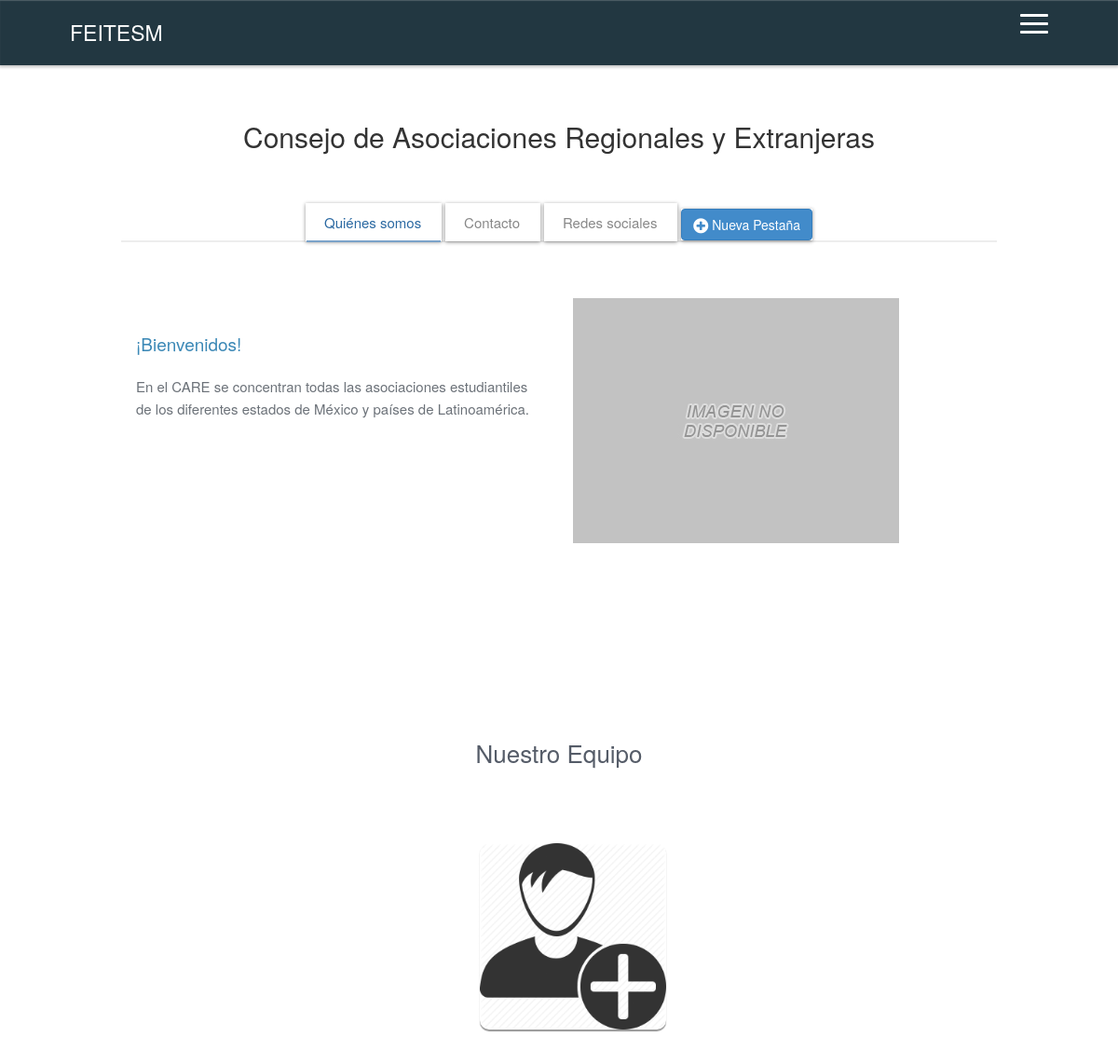
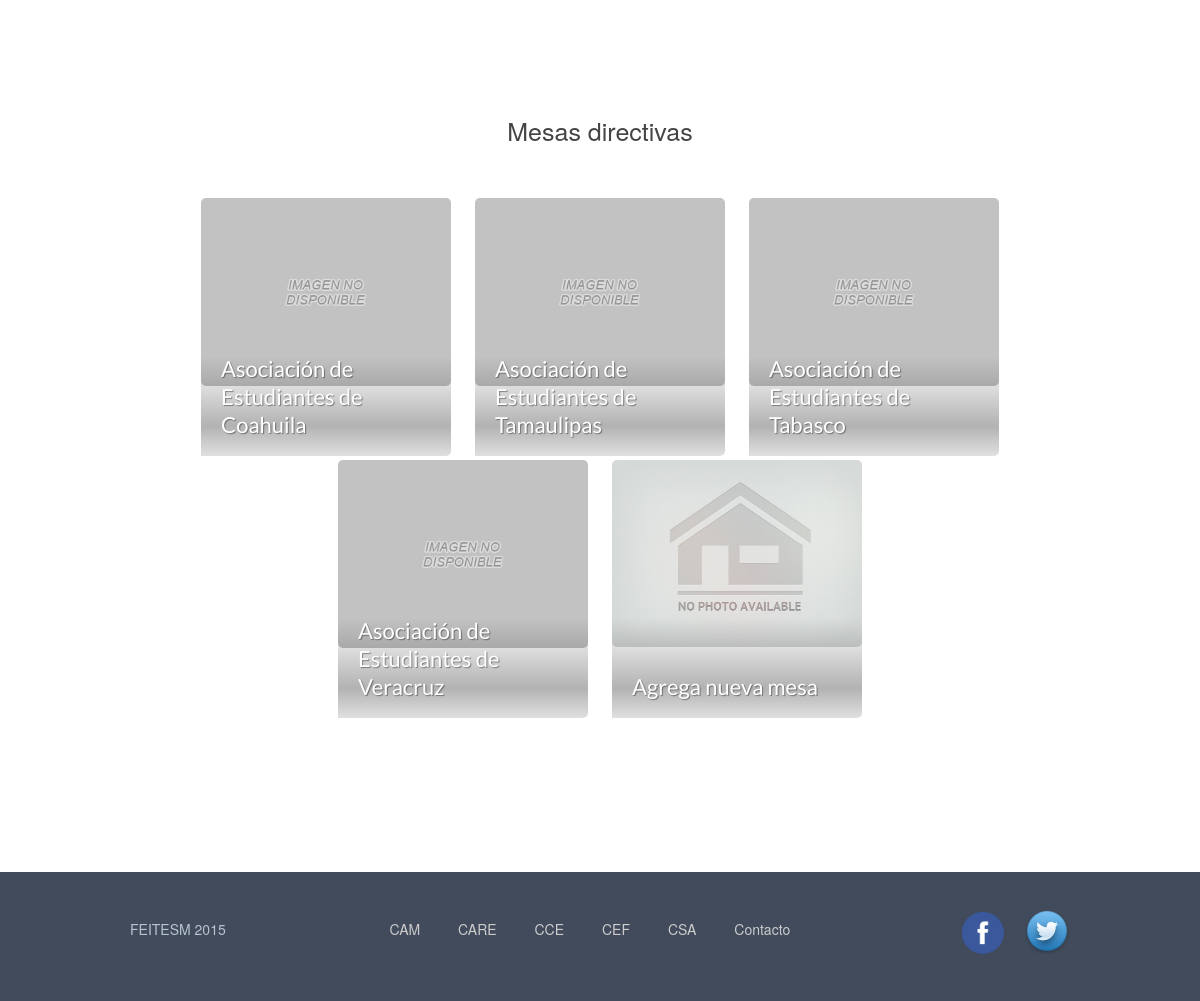
/CARE/care.php, run on the app's committed database (2 pictures, top to bottom).
### tables this page shows
CREATE TABLE IF NOT EXISTS `organizacion` (
  `id_org` int(11) NOT NULL AUTO_INCREMENT,
  `siglas` varchar(30) NOT NULL,
  `nombre` varchar(100) NOT NULL,
  `descripcion` varchar(600) NOT NULL,
  `email_contacto` varchar(50) DEFAULT NULL,
  `logo_url` varchar(255) NOT NULL DEFAULT 'images\\organizaciones\\default.jpg',
  `facebook` varchar(255) DEFAULT NULL,
  `twitter` varchar(255) DEFAULT NULL,
  `instagram` varchar(255) DEFAULT NULL,
  `id_org_padre` int(11) DEFAULT NULL,
  PRIMARY KEY (`id_org`),
  UNIQUE KEY `siglas` (`siglas`)
);

CREATE TABLE IF NOT EXISTS `informacion` (
  `id_inf` int(11) NOT NULL AUTO_INCREMENT,
  `id_org` int(11) NOT NULL,
  `tabla_titulo` varchar(60) NOT NULL DEFAULT 'Nueva Tab',
  `titulo` varchar(50) DEFAULT 'Titulo',
  `contenido` varchar(1200) DEFAULT 'Contenido',
  `img_url` varchar(255) DEFAULT '/feitesm-website/images/default.jpg',
  `contacto` tinyint(1) NOT NULL,
  `redes` tinyint(1) NOT NULL,
  PRIMARY KEY (`id_inf`),
  KEY `org_deletion` (`id_org`)
);

### classes/Database.php (called while the page is built, shortened)
<?php
class Database
{
	protected $mysqli;
	public function __construct()
	{
		$server = 'localhost';
		$user = 'root';
		$password = '';
		$databaseName = 'feitesm_website_db';
		$this->mysqli = new mysqli($server,$user,$password,$databaseName);
		mysqli_set_charset($this->mysqli,"utf8");
	}
	public function query($sql)
	{
		$sql2 = str_replace("\\","/",$sql);
		return $this->mysqli->query($sql2);
	}
	public function select($what,$from,$where)
	{
		$sql = "
			SELECT {$what}
			FROM {$from}
			WHERE {$where}
		";
		return $this->query($sql);
	}
}

### classes/Resources_Manager.php (called while the page is built, shortened)
<?php
class Resources_Manager
{
	protected $db;
	public function __construct(Database $db = null){
		$this->db = $db;
	}
	public function getOrgID($orgSign)
	{
		$what = "id_org";
		$from = "organizacion";
		$where = "siglas = '{$orgSign}'";
		$return = $this->db->select($what,$from,$where);
		if ($return) {
			$return = $return->fetch_assoc();
			return $return["id_org"];
		}
		return null;
	}
	public function getTabsInfo($orgSign)
	{
		$id_org = $this->getOrgID($orgSign);
		$what = "*";
		$from = "informacion";
		$where = "id_org = '{$id_org}'";
		return $this->db->select($what,$from,$where);
	}
	public function getStaffInfo($orgSign)
	{
		$id_org = $this->getOrgID($orgSign);
		$what = "*";
		$from = "integrantes";
		$where = "id_org = '{$id_org}'";
		return $this->db->select($what,$from,$where);
	}
	public function getOrgInfo($orgSign){
		$id_org = $this->getOrgID($orgSign);
		$what = "*";
		$from = "organizacion";
		$where = "id_org = '{$id_org}'";
		return $this->db->select($what,$from,$where)->fetch_assoc();
	}
	public function getOrgChilds($orgSign){
		$id_org = $this->getOrgID($orgSign);
		$what = "*";
		$from = "organizacion";
		$where = "id_org_padre = '{$id_org}'";
		return $this->db->select($what,$from,$where);
	}
}
?>

### classes/Google_Auth.php (called while the page is built, shortened)
<?php
class Google_Auth
{
	public function __construct(Database $db = null, Google_Client $googleClient = null)
	{
		$this->client = $googleClient;
	}
	public function isLoggedIn()
	{
		return true;
	}
}

### CARE/care.php (the view, shortened to what this page needs)
<?php
	$db = new Database;
	$googleClient = new Google_Client();
	$auth = new Google_Auth($db,$googleClient);
	$client = new Resources_Manager(new Database);
	$orgSign = "care";
	$thisOrg = $client->getOrgInfo($orgSign);
?>
<!DOCTYPE html>
<html>
<head>
	<link rel="stylesheet" type="text/css" href="../css/compiled/theme.css">
	<link rel="stylesheet" type="text/css" href="../css/vendor/font-awesome.css">
	<link rel="stylesheet" type="text/css" href="../css/vendor/animate.css">
	<link rel="stylesheet" type="text/css" href="../css/app.css">
</head>
<body id="features" >
	<div class="st-container">
		<?php include (__ROOT__.'/nav.php'); ?>
		<div class="st-pusher">
			<div class="st-content">
				<header class="navbar navbar-inverse normal" role="banner">
					<?php include (__ROOT__.'/header.php'); ?>
				</header>
				<div id="tabs">
					<div class="container">
						<div class="row header">
							<h2><?= $thisOrg['nombre'] ?></h2>
						</div>
						<?php
							$tabsInfo = $client->getTabsInfo($orgSign);
							if($tabsInfo->num_rows > 0 || $auth->isLoggedIn()) :
						?>
						<div class="row">
							<div class="col-md-12 tabs-wrapper">
								<ul class="nav nav-tabs">
									<?php
										while($row = $tabsInfo->fetch_assoc()):
									?>
									<li>
										<a class="tab_element" href="#Tab-<?=$row["id_inf"]?>" data-toggle="tab"> <?=$row["tabla_titulo"]?></a>
									</li>
									<?php
										endwhile;
										if($auth->isLoggedIn()):
									?>
									<li id="newTabButton">
											<button class="btn btn-large btn-primary" onclick="agregarTab()">
												<i class="fa fa-plus-circle fa-lg fa-align-center"></i>
												Nueva Pestaña
											</button>
										</li>
									<?php endif; ?>
								</ul>
								<div class="tab-content">
									<?php
										$tabsInfo = $client->getTabsInfo($orgSign);
										while($row = $tabsInfo->fetch_assoc()):
											if($row['contacto'] == 1):
									?>
									<div class="tab-pane fade" id="Tab-<?=$row["id_inf"]?>">
										<div class="col-md-12 message">
											<div id="contact-us">
												<div id="info-contact">
													<form role="form" id="contact-form" method="post" action="../php/secure_email_code.php">
														<div hidden>
															<p class="contacto">1</p>
															<p class="redes">0</p>
														</div>
														<div class="form-group">
															<label for="name">Nombre</label>
															<input type="text" name="name" class="form-control" id="name" />
															<input type="hidden" name= "to" id="to" value="<?= $thisOrg['email_contacto']?>"/>
															<input type="hidden" name= "pathRedireccion" id="to" value="/CARE/care.php"/>
														</div>
														<div class="form-group">
															<label for="email">Correo electr&oacute;nico</label>
															<input type="email" name="email" class="form-control" id="email" />
														</div>
														<div class="form-group">
															<label for="subject">Asunto</label>
															<input type="text" name="subject" class="form-control" id="subject" />
														</div>
														<div class="form-group">
															<label for="message">Tu mensaje</label>
															<textarea name="message" class="form-control" id="message" rows="6"></textarea>
														</div>
														<div class="submit">
															<input type="submit" class="button button-small" value="Enviar" />
														</div>
													</form>
												</div>
											</div>
										</div>
									</div>
									<?php elseif($row['redes'] == 1):?>
									<div class="tab-pane fade in" id="Tab-<?=$row["id_inf"]?>">
										<div hidden>
											<p class="contacto">0</p>
											<p class="redes">1</p>
										</div>
										<div class="col-md-6 info">
											<h4>Redes sociales</h4>
											<p><span>Facebook:</span>
											<a href="<?= $thisOrg['facebook'] ?>" target="_blank">
												caremty
											</a></p>
											<p><span>Twitter:</span>
											<a href="<?= $thisOrg['twitter'] ?>" target="_blank">
												care_mty
											</a></p>
											<p><span>Instagram:</span>
											<a href="<?= $thisOrg['instagram'] ?>" target="_blank">
												care_mty
											</a></p>
										</div>
										<div class="col-md-6 image">
											<img src="<?= $row["img_url"]?>" class="img-responsive" style="position: relative;top: 15px;" alt="picture3" />
										</div>
									</div>
									<?php else: ?>
									<div class="tab-pane fade in" id="Tab-<?=$row["id_inf"]?>">
										<div class="col-md-6 info">
											<h4 class ="titulo"><?=$row["titulo"]?></h4>
											<p class="contenido"><?=$row["contenido"]?></p>
										</div>
										<div class="col-md-6 image">
											<img src="<?=$row["img_url"]?>" class="img-responsive " alt="Foto" >
										</div>
									</div>
									<?php
										endif; endwhile;
									?>
								</div>
							</div>
						</div>
						<?php endif; ?>
					</div>
				</div>
				<?php
					$staffInfo = $client->getStaffInfo($orgSign);
					if($staffInfo->num_rows > 0 || $auth->isLoggedIn()):
						$cont = 0;
				?>
		  		<div class="container boxText">
		  			<div class="row header">
		  				<h3>Nuestro Equipo</h3>
		  			</div>
					<div id="about-us">
						<div id="info">
							<div class="container">
								<div class="row team">
									<?php
										if($auth->isLoggedIn()):
											if($cont == 0):
									?>
									<div class="col-md-12 team-row">
									<?php	endif; ?>
										<img rowN="<?=$cont?>" src="../images/personas/add.png" data-toggle="tooltip" title="Agrega nuevo integrante" alt="addNew"  />
									<?php	if($cont == 0): ?>
									</div>
									<?php
											endif;
										endif;
									?>
								</div>
							</div>
						</div>
					</div>
				</div>
				<?php endif ?>
				<?php
					$orgInfo = $client->getOrgChilds($orgSign);
					if($orgInfo->num_rows > 0 || $auth->isLoggedIn()):
				?>
				<div id="showcase">
					<div class="container">
						<div class="row header">
							<h3>Mesas directivas</h3>
						</div>
						<div class="row">
							<div class="col-md-12 pics">
								<?php
									while($row = $orgInfo->fetch_assoc()):
								?>
								<div class="pic">
									<img src="<?=$row['logo_url']?>" alt="Persona" />
									<div class="bg nombre">
										<p><?=$row['nombre']?></p>
									</div>
								</div>
								<?php
									endwhile;
									if($auth->isLoggedIn()):
								?>
								<div class="pic">
									<img src="../images/organizaciones/default.jpg" alt="añadir"  />
									<div class="bg nombre">
										<p>Agrega nueva mesa</p>
									</div>
								</div>
								<?php endif?>
							</div>
						</div>
					</div>
				</div>
				<?php endif ?>
				<?php include (__ROOT__.'\footer.php') ?>
			</div>
		</div>
	</div>
</body>
</html>

### css/app.css (style rules this page uses)
.boxy { box-shadow: 0px 1px 4px 0px rgba(0, 0, 0, 0.45), inset 0px 0px 1px 1px white; }
p , h1, h2, h3, h4, h5 { min-height: 10px; }
.boxText .header { text-align: center; }
.boxText .header h3 { font-size: 26px; color: #555C68; line-height: 25px; font-weight: 300; }
#tabs .tabs-wrapper .tab-content .tab-pane .info h4, #tabs .tabs-wrapper .tab-content .tab-pane .info p, #tabs .tabs-wrapper .tab-content .tab-pane .info img { margin: auto; padding: 1px; min-width: 100%; min-height: 20px; }

### data on the page
organizacion: id_org+nombre "Consejo de Asociaciones Regionales y Extranjeras"
informacion: tabla_titulo "Quiénes somos", titulo "¡Bienvenidos!", contenido "En el CARE se concentran todas las asociaciones estudiantiles de los diferentes estados de México y países de Latinoamérica.", contacto 0 (drawn)
informacion: tabla_titulo "Contacto"
informacion: tabla_titulo "Redes sociales"
organizacion: nombre "Asociación de Estudiantes de Coahuila"
organizacion: nombre "Asociación de Estudiantes de Tamaulipas"
organizacion: nombre "Asociación de Estudiantes de Tabasco"
organizacion: nombre "Asociación de Estudiantes de Veracruz"
